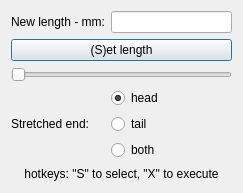
<?xml version="1.0" encoding="UTF-8"?>
<ui version="4.0">
 <class>DialogBeamStretch</class>
 <widget class="QDialog" name="DialogBeamStretch">
  <property name="geometry">
   <rect>
    <x>0</x>
    <y>0</y>
    <width>243</width>
    <height>193</height>
   </rect>
  </property>
  <property name="baseSize">
   <size>
    <width>200</width>
    <height>300</height>
   </size>
  </property>
  <property name="windowTitle">
   <string>Stretch</string>
  </property>
  <property name="sizeGripEnabled">
   <bool>false</bool>
  </property>
  <layout class="QGridLayout" name="gridLayout">
   <item row="2" column="0" colspan="3">
    <widget class="QPushButton" name="btn1">
     <property name="text">
      <string>(S)et length</string>
     </property>
    </widget>
   </item>
   <item row="6" column="1">
    <widget class="QRadioButton" name="both">
     <property name="text">
      <string>both</string>
     </property>
    </widget>
   </item>
   <item row="4" column="1">
    <widget class="QRadioButton" name="head">
     <property name="text">
      <string>head</string>
     </property>
     <property name="checked">
      <bool>true</bool>
     </property>
    </widget>
   </item>
   <item row="5" column="1">
    <widget class="QRadioButton" name="tail">
     <property name="text">
      <string>tail</string>
     </property>
    </widget>
   </item>
   <item row="0" column="0">
    <widget class="QLabel" name="label">
     <property name="text">
      <string>New length - mm:</string>
     </property>
     <property name="buddy">
      <cstring>edit1</cstring>
     </property>
    </widget>
   </item>
   <item row="0" column="1" colspan="2">
    <widget class="QLineEdit" name="edit1">
     <property name="text">
      <string/>
     </property>
     <property name="alignment">
      <set>Qt::AlignCenter</set>
     </property>
    </widget>
   </item>
   <item row="3" column="0" colspan="3">
    <widget class="QSlider" name="slider">
     <property name="orientation">
      <enum>Qt::Horizontal</enum>
     </property>
    </widget>
   </item>
   <item row="7" column="0" colspan="3">
    <widget class="QLabel" name="label_3">
     <property name="text">
      <string>hotkeys: &quot;S&quot; to select, &quot;X&quot; to execute</string>
     </property>
     <property name="alignment">
      <set>Qt::AlignCenter</set>
     </property>
    </widget>
   </item>
   <item row="4" column="0" rowspan="3">
    <widget class="QLabel" name="label_2">
     <property name="text">
      <string>Stretched end:</string>
     </property>
    </widget>
   </item>
  </layout>
 </widget>
 <tabstops>
  <tabstop>btn1</tabstop>
  <tabstop>edit1</tabstop>
  <tabstop>head</tabstop>
  <tabstop>slider</tabstop>
 </tabstops>
 <resources/>
 <connections/>
</ui>
